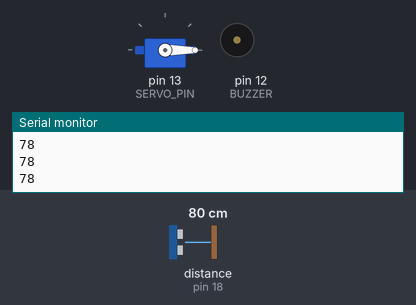
Recording of a sketch running on a simulated Arduino Uno, built with avr-gcc and run on an emulated ATmega328P. On the bench: servo, buzzer (waves = sounding, pin HIGH), the last lines printed to the serial monitor. Wiring (inferred from the names in the program): ultrasonic range finder: trigger pin 5; echo pin 18. The inputs (shaded band) are chosen by the test bench; at power-on: distance to the obstacle (sensor on pin 18) 80 cm. The echo pulse lasts 58.3 µs per cm; pins used as bus, display or sensor lines are not drawn.

Above: at 1.2 s.
1.3 s: distance to the obstacle (sensor on pin 18) set to 12 cm
2.8 s: distance to the obstacle (sensor on pin 18) set to 9 cm
At 3.7 s:
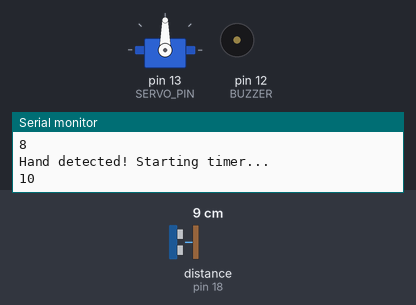
At 13.6 s:
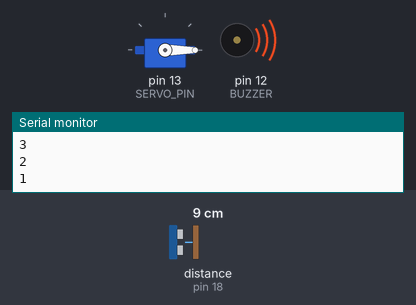
Timing chart, 0 to 27.3 s (numbered marks = the images above; inputs shaded):
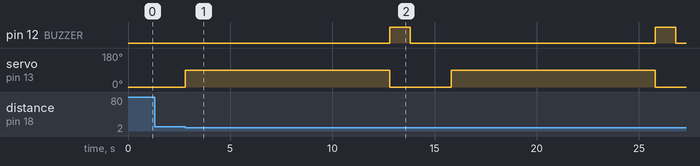

Measured:
- the behaviour switches between 11 and 10 cm on distance to the obstacle (sensor on pin 18) (found by bisection; images 0 and 1)
- after the input at 2.8 s, pin 12 (BUZZER): alternates HIGH for 1.0 s and LOW for 12.0 s, starting after 10.0 s; servo on pin 13 (SERVO_PIN): alternates 90° for 10.0 s and 0° for 3.0 s, starting at once

The sketch:

handwash_timer.ino
```cpp
#include <Servo.h>

#define TRIG_PIN 5
#define ECHO_PIN 18
#define BUZZER 12
#define SERVO_PIN 13

Servo myServo;

long duration;
int distance;

void setup() {
  pinMode(TRIG_PIN, OUTPUT);
  pinMode(ECHO_PIN, INPUT);
  pinMode(BUZZER, OUTPUT);

  myServo.attach(SERVO_PIN);
  myServo.write(0);  // initial position

  Serial.begin(115200);
}

void loop() {
  // Trigger ultrasonic
  digitalWrite(TRIG_PIN, LOW);
  delayMicroseconds(2);
  digitalWrite(TRIG_PIN, HIGH);
  delayMicroseconds(10);
  digitalWrite(TRIG_PIN, LOW);

  duration = pulseIn(ECHO_PIN, HIGH);
  distance = duration * 0.034 / 2;

  Serial.println(distance);

  // If hand detected within 10 cm
  if (distance > 0 && distance < 10) {
    startTimer();
    delay(2000); // prevent retrigger
  }
}

void startTimer() {
  Serial.println("Hand detected! Starting timer...");

  // Move servo (start washing indication)
  myServo.write(90);

  // 10-second countdown
  for (int i = 10; i > 0; i--) {
    Serial.println(i);
    delay(1000);
  }

  // Stop servo
  myServo.write(0);

  // Buzzer beep
  digitalWrite(BUZZER, HIGH);
  delay(1000);
  digitalWrite(BUZZER, LOW);

  Serial.println("Done!");
}
```
